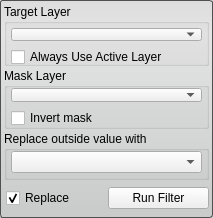
<?xml version="1.0" encoding="UTF-8"?>
<ui version="4.0">
 <class>MaskDataFilterInterface</class>
 <widget class="QWidget" name="MaskDataFilterInterface">
  <property name="geometry">
   <rect>
    <x>0</x>
    <y>0</y>
    <width>213</width>
    <height>218</height>
   </rect>
  </property>
  <property name="sizePolicy">
   <sizepolicy hsizetype="Preferred" vsizetype="Preferred">
    <horstretch>0</horstretch>
    <verstretch>0</verstretch>
   </sizepolicy>
  </property>
  <property name="minimumSize">
   <size>
    <width>213</width>
    <height>139</height>
   </size>
  </property>
  <property name="baseSize">
   <size>
    <width>213</width>
    <height>139</height>
   </size>
  </property>
  <property name="windowTitle">
   <string>Mask Data Filter</string>
  </property>
  <property name="styleSheet">
   <string notr="true">QWidget#MaskDataFilterInterface{
  border-radius: 3px;
  border: 1px solid rgb(80, 80,80);
  background-color: qlineargradient(spread:pad, x1:0.5, y1:0, x2:0.5, y2:0.960227, stop:0 rgba(221, 221, 221, 255), stop:0.155779 rgba(228, 228, 228, 255), stop:1 rgba(202, 204, 204, 255));      
}</string>
  </property>
  <layout class="QVBoxLayout" name="verticalLayout_2">
   <property name="spacing">
    <number>2</number>
   </property>
   <property name="margin">
    <number>4</number>
   </property>
   <item>
    <widget class="QGroupBox" name="target_groupbox_">
     <property name="title">
      <string>Target Layer</string>
     </property>
     <layout class="QVBoxLayout" name="verticalLayout_4">
      <property name="margin">
       <number>4</number>
      </property>
      <item>
       <widget class="QComboBox" name="target_layer_">
        <property name="sizePolicy">
         <sizepolicy hsizetype="Ignored" vsizetype="Fixed">
          <horstretch>0</horstretch>
          <verstretch>0</verstretch>
         </sizepolicy>
        </property>
       </widget>
      </item>
      <item>
       <widget class="QWidget" name="widget_2" native="true">
        <property name="minimumSize">
         <size>
          <width>0</width>
          <height>20</height>
         </size>
        </property>
        <layout class="QHBoxLayout" name="horizontalLayout_3">
         <property name="spacing">
          <number>0</number>
         </property>
         <property name="margin">
          <number>0</number>
         </property>
         <item>
          <widget class="QCheckBox" name="use_active_layer_">
           <property name="text">
            <string>Always Use Active Layer</string>
           </property>
          </widget>
         </item>
        </layout>
       </widget>
      </item>
     </layout>
    </widget>
   </item>
   <item>
    <widget class="QGroupBox" name="connected_to_mask_groupbox_">
     <property name="title">
      <string>Mask Layer</string>
     </property>
     <layout class="QVBoxLayout" name="verticalLayout_5">
      <property name="leftMargin">
       <number>4</number>
      </property>
      <property name="topMargin">
       <number>0</number>
      </property>
      <property name="rightMargin">
       <number>4</number>
      </property>
      <property name="bottomMargin">
       <number>4</number>
      </property>
      <item>
       <widget class="QComboBox" name="mask_">
        <property name="sizePolicy">
         <sizepolicy hsizetype="Ignored" vsizetype="Fixed">
          <horstretch>0</horstretch>
          <verstretch>0</verstretch>
         </sizepolicy>
        </property>
       </widget>
      </item>
      <item>
       <widget class="QWidget" name="widget" native="true">
        <property name="minimumSize">
         <size>
          <width>0</width>
          <height>20</height>
         </size>
        </property>
        <layout class="QHBoxLayout" name="horizontalLayout_2">
         <property name="spacing">
          <number>0</number>
         </property>
         <property name="margin">
          <number>0</number>
         </property>
         <item>
          <widget class="QCheckBox" name="invert_mask_">
           <property name="text">
            <string>Invert mask</string>
           </property>
          </widget>
         </item>
        </layout>
       </widget>
      </item>
     </layout>
    </widget>
   </item>
   <item>
    <widget class="QGroupBox" name="groupBox">
     <property name="title">
      <string>Replace outside value with</string>
     </property>
     <layout class="QVBoxLayout" name="verticalLayout_3">
      <property name="leftMargin">
       <number>4</number>
      </property>
      <property name="topMargin">
       <number>0</number>
      </property>
      <property name="rightMargin">
       <number>4</number>
      </property>
      <property name="bottomMargin">
       <number>4</number>
      </property>
      <item>
       <widget class="QComboBox" name="replace_with_">
        <property name="sizePolicy">
         <sizepolicy hsizetype="Ignored" vsizetype="Fixed">
          <horstretch>0</horstretch>
          <verstretch>0</verstretch>
         </sizepolicy>
        </property>
       </widget>
      </item>
     </layout>
    </widget>
   </item>
   <item>
    <widget class="QWidget" name="replaceRunWidget" native="true">
     <property name="minimumSize">
      <size>
       <width>0</width>
       <height>32</height>
      </size>
     </property>
     <property name="maximumSize">
      <size>
       <width>16777215</width>
       <height>32</height>
      </size>
     </property>
     <layout class="QHBoxLayout" name="horizontalLayout" stretch="1,1">
      <property name="spacing">
       <number>0</number>
      </property>
      <property name="leftMargin">
       <number>2</number>
      </property>
      <property name="topMargin">
       <number>0</number>
      </property>
      <property name="rightMargin">
       <number>0</number>
      </property>
      <property name="bottomMargin">
       <number>0</number>
      </property>
      <item>
       <widget class="QCheckBox" name="replaceCheckBox">
        <property name="text">
         <string>Replace</string>
        </property>
        <property name="checked">
         <bool>true</bool>
        </property>
       </widget>
      </item>
      <item>
       <widget class="QPushButton" name="runFilterButton">
        <property name="text">
         <string>Run Filter</string>
        </property>
       </widget>
      </item>
     </layout>
    </widget>
   </item>
  </layout>
 </widget>
 <resources/>
 <connections/>
</ui>
